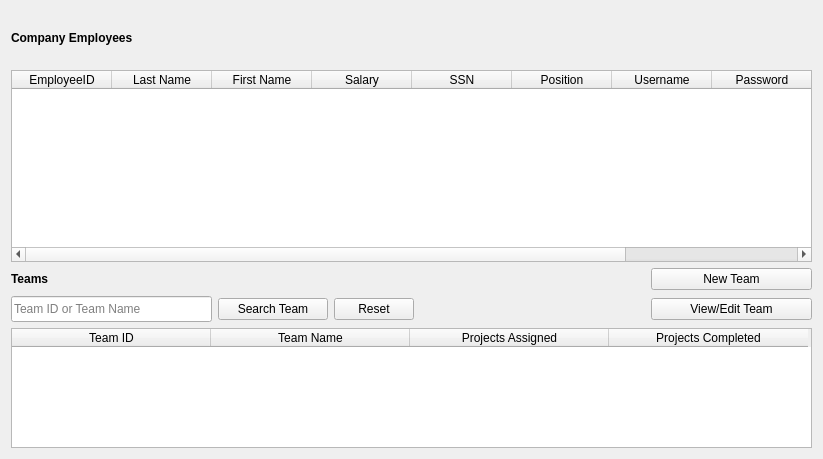
     <widget class="QWidget" name="scrollAreaWidgetContents_2">
      <property name="geometry">
       <rect>
        <x>0</x>
        <y>0</y>
        <width>823</width>
        <height>459</height>
       </rect>
      </property>
      <layout class="QGridLayout" name="gridLayout_2">
       <item row="0" column="0">
        <widget class="QLabel" name="label_19">
         <property name="font">
          <font>
           <weight>75</weight>
           <bold>true</bold>
          </font>
         </property>
         <property name="text">
          <string>Company Employees</string>
         </property>
        </widget>
       </item>
       <item row="8" column="0" colspan="5">
        <widget class="QTableWidget" name="tableWidget_db_4">
         <property name="sizePolicy">
          <sizepolicy hsizetype="Expanding" vsizetype="Fixed">
           <horstretch>0</horstretch>
           <verstretch>0</verstretch>
          </sizepolicy>
         </property>
         <property name="minimumSize">
          <size>
           <width>0</width>
           <height>0</height>
          </size>
         </property>
         <property name="maximumSize">
          <size>
           <width>16777215</width>
           <height>120</height>
          </size>
         </property>
         <property name="lineWidth">
          <number>1</number>
         </property>
         <property name="editTriggers">
          <set>QAbstractItemView::NoEditTriggers</set>
         </property>
         <property name="selectionBehavior">
          <enum>QAbstractItemView::SelectRows</enum>
         </property>
         <property name="iconSize">
          <size>
           <width>0</width>
           <height>0</height>
          </size>
         </property>
         <property name="wordWrap">
          <bool>true</bool>
         </property>
         <attribute name="horizontalHeaderDefaultSectionSize">
          <number>199</number>
         </attribute>
         <attribute name="horizontalHeaderStretchLastSection">
          <bool>false</bool>
         </attribute>
         <column>
          <property name="text">
           <string>Team ID</string>
          </property>
         </column>
         <column>
          <property name="text">
           <string>Team Name</string>
          </property>
         </column>
         <column>
          <property name="text">
           <string>Projects Assigned</string>
          </property>
         </column>
         <column>
          <property name="text">
           <string>Projects Completed</string>
          </property>
         </column>
        </widget>
       </item>
       <item row="4" column="1">
        <widget class="QPushButton" name="pushButton_SearchTeam">
         <property name="maximumSize">
          <size>
           <width>110</width>
           <height>16777215</height>
          </size>
         </property>
         <property name="text">
          <string>Search Team</string>
         </property>
        </widget>
       </item>
       <item row="4" column="2">
        <widget class="QPushButton" name="pushButton_TeamReset">
         <property name="maximumSize">
          <size>
           <width>80</width>
           <height>16777215</height>
          </size>
         </property>
         <property name="text">
          <string>Reset</string>
         </property>
        </widget>
       </item>
       <item row="2" column="4">
        <widget class="QPushButton" name="pushButton_newTeam">
         <property name="maximumSize">
          <size>
           <width>161</width>
           <height>16777215</height>
          </size>
         </property>
         <property name="text">
          <string>New Team</string>
         </property>
        </widget>
       </item>
       <item row="2" column="0">
        <widget class="QLabel" name="label_20">
         <property name="font">
          <font>
           <weight>75</weight>
           <bold>true</bold>
          </font>
         </property>
         <property name="text">
          <string>Teams</string>
         </property>
        </widget>
       </item>
       <item row="4" column="4">
        <widget class="QPushButton" name="pushButton_viewEditTeam">
         <property name="text">
          <string>View/Edit Team</string>
         </property>
        </widget>
       </item>
       <item row="4" column="0">
        <widget class="QLineEdit" name="lineEdit_searchTeam">
         <property name="sizePolicy">
          <sizepolicy hsizetype="Fixed" vsizetype="Fixed">
           <horstretch>0</horstretch>
           <verstretch>0</verstretch>
          </sizepolicy>
         </property>
         <property name="minimumSize">
          <size>
           <width>201</width>
           <height>26</height>
          </size>
         </property>
         <property name="maximumSize">
          <size>
           <width>201</width>
           <height>26</height>
          </size>
         </property>
         <property name="text">
          <string/>
         </property>
         <property name="placeholderText">
          <string>Team ID or Team Name</string>
         </property>
         <property name="clearButtonEnabled">
          <bool>true</bool>
         </property>
        </widget>
       </item>
       <item row="1" column="0" colspan="5">
        <widget class="QTableWidget" name="tableWidget_db_3">
         <property name="sizePolicy">
          <sizepolicy hsizetype="Expanding" vsizetype="Fixed">
           <horstretch>0</horstretch>
           <verstretch>0</verstretch>
          </sizepolicy>
         </property>
         <property name="minimumSize">
          <size>
           <width>0</width>
           <height>0</height>
          </size>
         </property>
         <property name="maximumSize">
          <size>
           <width>16777215</width>
           <height>500</height>
          </size>
         </property>
         <property name="editTriggers">
          <set>QAbstractItemView::NoEditTriggers</set>
         </property>
         <property name="alternatingRowColors">
          <bool>false</bool>
         </property>
         <property name="selectionBehavior">
          <enum>QAbstractItemView::SelectRows</enum>
         </property>
         <column>
          <property name="text">
           <string>EmployeeID</string>
          </property>
         </column>
         <column>
          <property name="text">
           <string>Last Name</string>
          </property>
         </column>
         <column>
          <property name="text">
           <string>First Name</string>
          </property>
         </column>
         <column>
          <property name="text">
           <string>Salary</string>
          </property>
         </column>
         <column>
          <property name="text">
           <string>SSN</string>
          </property>
         </column>
         <column>
          <property name="text">
           <string>Position</string>
          </property>
         </column>
         <column>
          <property name="text">
           <string>Username</string>
          </property>
         </column>
         <column>
          <property name="text">
           <string>Password</string>
          </property>
         </column>
         <column>
          <property name="text">
           <string>Team</string>
          </property>
         </column>
        </widget>
       </item>
      </layout>
     </widget>
